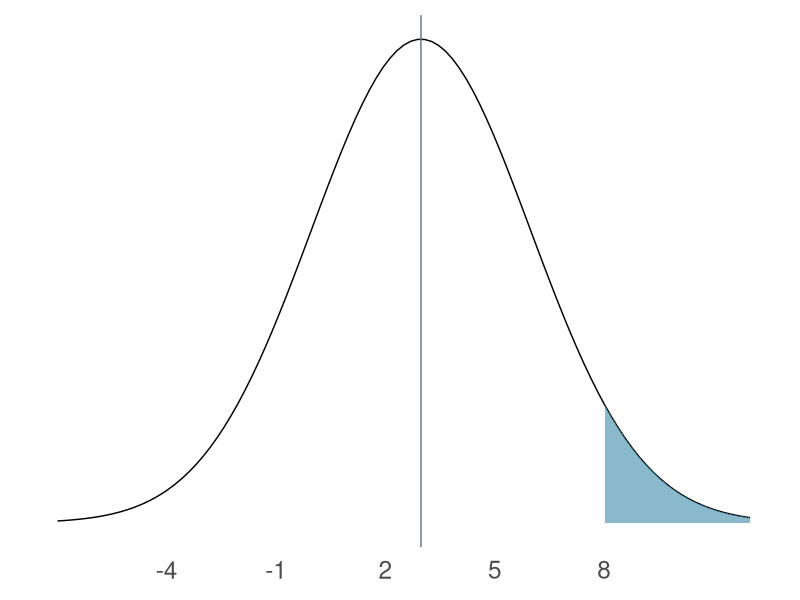
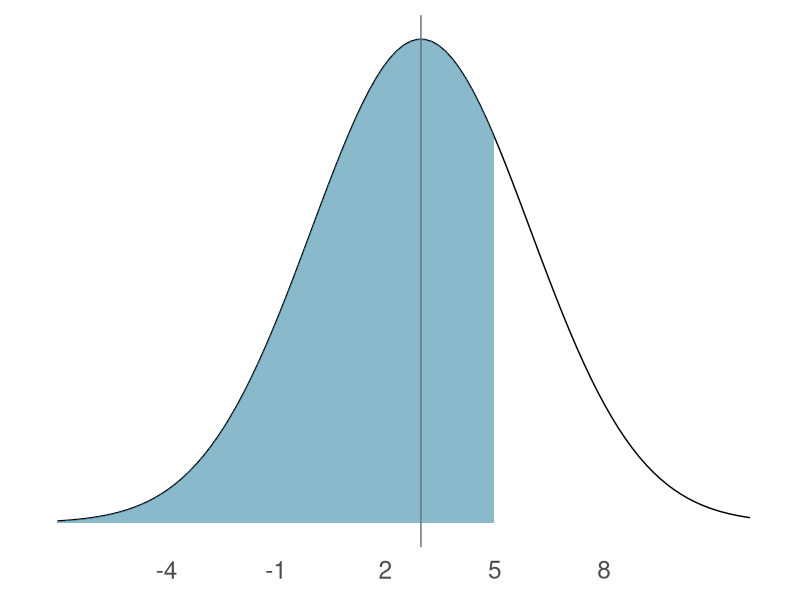
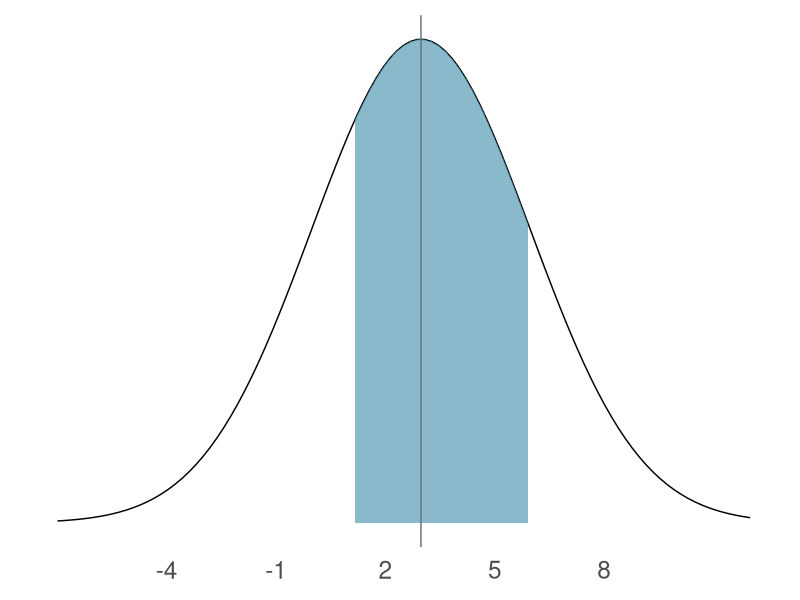
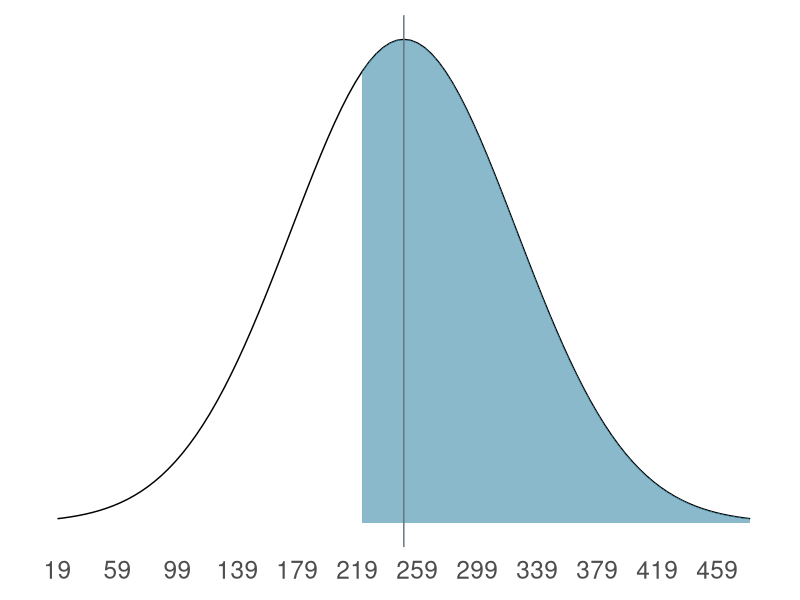
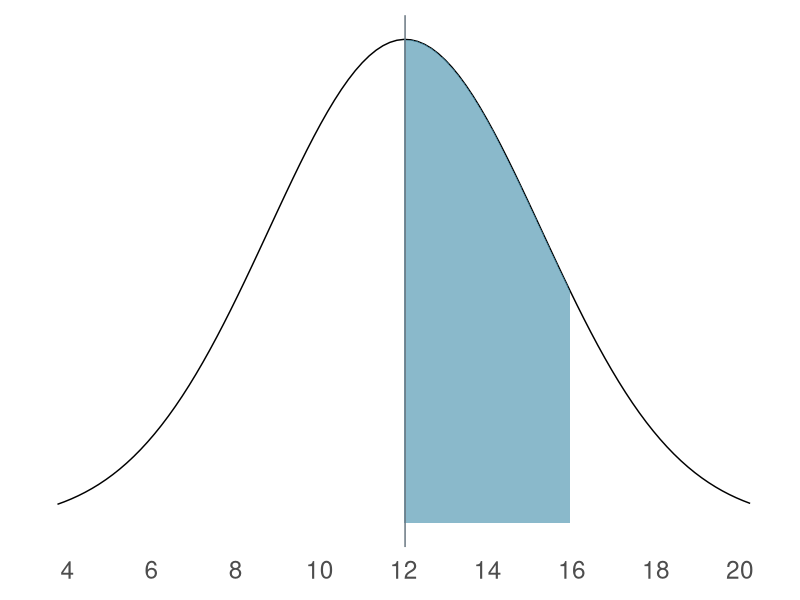
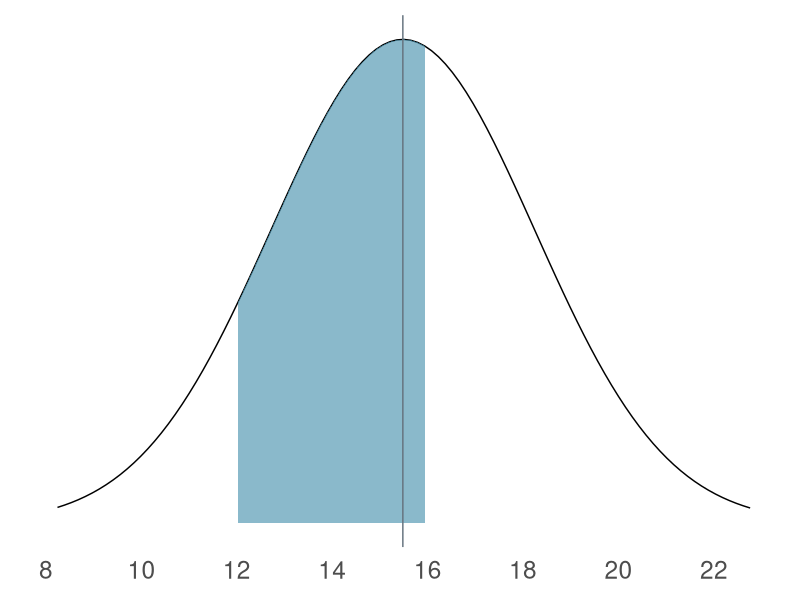
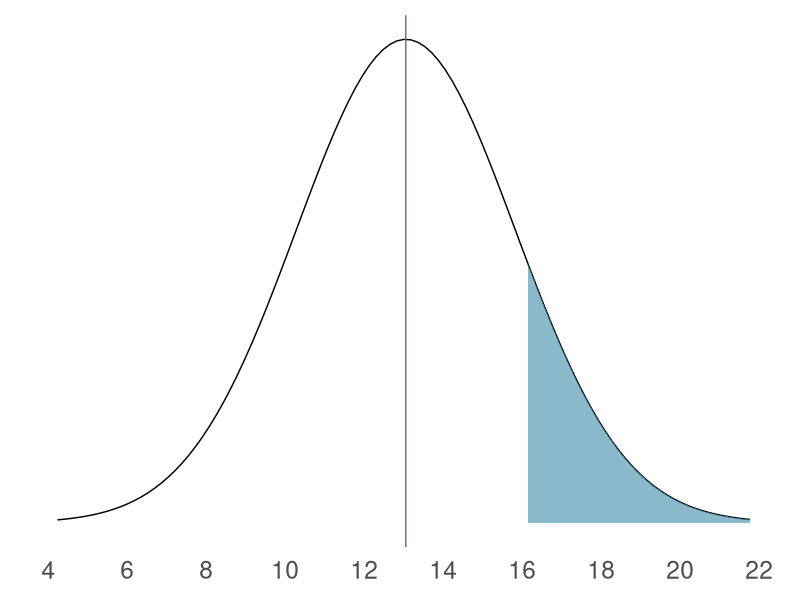
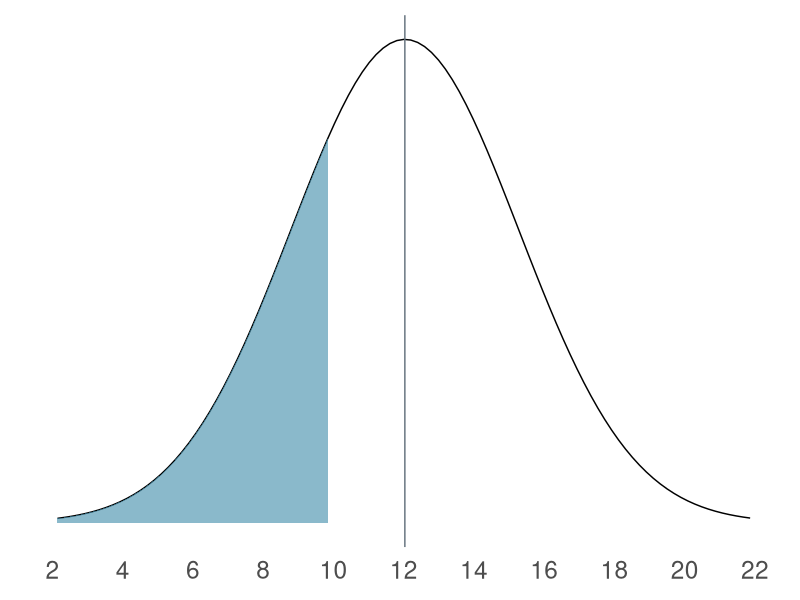

Generate these figures, in order, with R:
## ---- chunk 1
library(tidyverse)
library(knitr)
library(kableExtra)
library(fontawesome)
library(here)
library(patchwork)
## ---- chunk 2
book <- tibble(
  
  chapter <- c("7"),
  
  exercises <- c("1, 2, 3, 4, 5, 6, 7, 8, 9"),
  
  problems <- c("Social Statistics for a Diverse Society"),
  
  pages <- c("174-178"),
  
  .name_repair = "minimal"
  
)
## ---- chunk 3
book %>%
  kbl(col.names = c("Chapter", "Problems", "Source", "Pages"), 
      "html", 
      escape = FALSE,
      align = 'clll') %>%
  column_spec(1, 
              bold = TRUE)
## ---- chunk 4
shading_geq <- function(x, lower_bound) {
  y = dnorm(x, mean = m, sd = stdev)
  y[x < lower_bound] <- NA
  return(y)
}

shading_leq <- function(x, upper_bound) {
  y = dnorm(x, mean = m, sd = stdev)
  y[x > upper_bound] <- NA
  return(y)
}

shading_beq <- function(x, lower_bound, upper_bound) {
  y = dnorm(x, mean = m, sd = stdev)
  y[x < lower_bound | x > upper_bound] <- NA
  return(y)
}

shading_neq <- function(x, lower_bound, upper_bound) {
  y = dnorm(x, mean = m, sd = stdev)
  y[x > lower_bound | x < upper_bound] <- NA
  return(y)
}
## ---- chunk 5
m = 2.97
n = 1014
stdev = 3.00
## ---- chunk 6
f <- function(x) n*x*pnorm(x)^(n-1)*dnorm(x) 
num <- integrate(f,-Inf,Inf) 
ci <- 2 * num$value

lb <- m - ci
ub <- m + ci

ll <- round(lb)
ul <- round(ub)
## ---- chunk 7
test_point = 8

ggplot(data.frame(x = c(lb, ub)), aes(x = x)) + 
  stat_function(fun = dnorm, 
                args = list(mean = m, sd = stdev)) + 
  stat_function(fun = shading_geq, 
                args = list(lower_bound = test_point), 
                geom = "area", fill = "#3d8ba9", 
                alpha = 0.6,
                linetype = 2) +
  scale_x_continuous(breaks = seq(ll, ul, stdev),
                     limits = c(ll - stdev, ul + stdev)) + 
  geom_vline(xintercept = m, color = "#65737e") +
  theme_minimal(base_size = 22) +
  theme(panel.border = element_blank(), 
        panel.grid.major = element_blank(),
        panel.grid.minor = element_blank(),
        axis.title=element_blank(),
        axis.text.y=element_blank(),
        axis.ticks.y=element_blank()
        )
## ---- chunk 8
test_point = 5

ggplot(data.frame(x = c(lb, ub)), aes(x = x)) + 
  stat_function(fun = dnorm, args = list(mean = m, sd = stdev)) + 
  stat_function(fun = shading_leq, args = list(upper_bound = test_point), 
                geom = "area", fill = "#3d8ba9", alpha = 0.6) +
  scale_x_continuous(breaks = seq(ll, ul, stdev),
                     limits = c(ll - stdev, ul + stdev)) + 
  geom_vline(xintercept = m, color = "#65737e") +
  theme_minimal(base_size = 22) +
  theme(panel.border = element_blank(), 
        panel.grid.major = element_blank(),
        panel.grid.minor = element_blank(),
        axis.title=element_blank(),
        axis.text.y=element_blank(),
        axis.ticks.y=element_blank()
        )
## ---- chunk 9
minimum = 1
maximum = 6

ggplot(data.frame(x = c(lb, ub)), aes(x = x)) + 
  stat_function(fun = dnorm, args = list(mean = m, sd = stdev)) + 
  stat_function(fun = shading_beq, args = list(lower_bound = minimum,
                                               upper_bound = maximum), 
                geom = "area", fill = "#3d8ba9", alpha = 0.6) +
  scale_x_continuous(breaks = seq(ll, ul, stdev),
                     limits = c(ll - stdev, ul + stdev)) + 
  geom_vline(xintercept = m, color = "#65737e") +
  theme_minimal(base_size = 22) +
  theme(panel.border = element_blank(), 
        panel.grid.major = element_blank(),
        panel.grid.minor = element_blank(),
        axis.title=element_blank(),
        axis.text.y=element_blank(),
        axis.ticks.y=element_blank()
        )
## ---- chunk 10
m = 250
n = 220
stdev = 75
## ---- chunk 11
f <- function(x) n*x*pnorm(x)^(n-1)*dnorm(x) 
num <- integrate(f,-Inf,Inf) 
ci <- 2 * num$value

lb <- m - ci
ub <- m + ci

ll <- round(lb)
ul <- round(ub)
## ---- chunk 12
test_point = 220

ggplot(data.frame(x = c(lb, ub)), aes(x = x)) + 
  stat_function(fun = dnorm, 
                args = list(mean = m, sd = stdev)) + 
  stat_function(fun = shading_geq, 
                args = list(lower_bound = test_point), 
                geom = "area", fill = "#3d8ba9", 
                alpha = 0.6,
                linetype = 2) +
  scale_x_continuous(breaks = seq(ll-round(3*stdev), ul+round(3*stdev), 40),
                     limits = c(ll -3*stdev, ul + 3*stdev)) + 
  geom_vline(xintercept = m, color = "#65737e") +
  theme_minimal(base_size = 22) +
  theme(panel.border = element_blank(), 
        panel.grid.major = element_blank(),
        panel.grid.minor = element_blank(),
        axis.title=element_blank(),
        axis.text.y=element_blank(),
        axis.ticks.y=element_blank()
        )
## ---- chunk 13
m = 12.03
n = 136
stdev = 3.24

f <- function(x) n*x*pnorm(x)^(n-1)*dnorm(x) 
num <- integrate(f,-Inf,Inf) 
ci <- 2 * num$value

lb <- m - ci
ub <- m + ci

ll <- round(lb)
ul <- round(ub)

minimum = 12
maximum = 16

ggplot(data.frame(x = c(lb, ub)), aes(x = x)) + 
  stat_function(fun = dnorm, args = list(mean = m, sd = stdev)) + 
  stat_function(fun = shading_beq, args = list(lower_bound = minimum,
                                               upper_bound = maximum), 
                geom = "area", fill = "#3d8ba9", alpha = 0.6) +
  scale_x_continuous(breaks = seq(ll-round(stdev), ul+round(stdev), 2),
                     limits = c(ll - stdev, ul + stdev)) + 
  geom_vline(xintercept = m, color = "#65737e") +
  theme_minimal(base_size = 22) +
  theme(panel.border = element_blank(), 
        panel.grid.major = element_blank(),
        panel.grid.minor = element_blank(),
        axis.title=element_blank(),
        axis.text.y=element_blank(),
        axis.ticks.y=element_blank()
        )
## ---- chunk 14
m = 15.48
n = 56
stdev = 2.76

f <- function(x) n*x*pnorm(x)^(n-1)*dnorm(x) 
num <- integrate(f,-Inf,Inf) 
ci <- 2 * num$value

lb <- m - ci
ub <- m + ci

ll <- round(lb)
ul <- round(ub)

minimum = 12
maximum = 16

ggplot(data.frame(x = c(lb, ub)), aes(x = x)) + 
  stat_function(fun = dnorm, args = list(mean = m, sd = stdev)) + 
  stat_function(fun = shading_beq, args = list(lower_bound = minimum,
                                               upper_bound = maximum), 
                geom = "area", fill = "#3d8ba9", alpha = 0.6) +
  scale_x_continuous(breaks = seq(ll-round(stdev), ul+round(stdev), 2),
                     limits = c(ll - stdev, ul + stdev)) + 
  geom_vline(xintercept = m, color = "#65737e") +
  theme_minimal(base_size = 22) +
  theme(panel.border = element_blank(), 
        panel.grid.major = element_blank(),
        panel.grid.minor = element_blank(),
        axis.title=element_blank(),
        axis.text.y=element_blank(),
        axis.ticks.y=element_blank()
        )
## ---- chunk 15
m = 13.05
n = 636
stdev = 2.77

f <- function(x) n*x*pnorm(x)^(n-1)*dnorm(x) 
num <- integrate(f,-Inf,Inf) 
ci <- 2 * num$value

lb <- m - ci
ub <- m + ci

ll <- round(lb)
ul <- round(ub)

test_point = 16

ggplot(data.frame(x = c(lb, ub)), aes(x = x)) + 
  stat_function(fun = dnorm, 
                args = list(mean = m, sd = stdev)) + 
  stat_function(fun = shading_geq, 
                args = list(lower_bound = test_point), 
                geom = "area", fill = "#3d8ba9", 
                alpha = 0.6,
                linetype = 2) +
  scale_x_continuous(breaks = seq(ll-round(stdev), ul+round(stdev), 2),
                     limits = c(ll - stdev, ul + stdev)) + 
  geom_vline(xintercept = m, color = "#65737e") +
  theme_minimal(base_size = 22) +
  theme(panel.border = element_blank(), 
        panel.grid.major = element_blank(),
        panel.grid.minor = element_blank(),
        axis.title=element_blank(),
        axis.text.y=element_blank(),
        axis.ticks.y=element_blank()
        )
## ---- chunk 16
m = 12.03
n = 136
stdev = 3.24

f <- function(x) n*x*pnorm(x)^(n-1)*dnorm(x) 
num <- integrate(f,-Inf,Inf) 
ci <- 2 * num$value

lb <- m - ci
ub <- m + ci

ll <- round(lb)
ul <- round(ub)

test_point = 10

ggplot(data.frame(x = c(lb, ub)), aes(x = x)) + 
  stat_function(fun = dnorm, 
                args = list(mean = m, sd = stdev)) + 
  stat_function(fun = shading_leq, 
                args = list(upper_bound = test_point), 
                geom = "area", fill = "#3d8ba9", 
                alpha = 0.6,
                linetype = 2) +
  scale_x_continuous(breaks = seq(ll-round(1.5*stdev), ul+round(1.5*stdev), 2),
                     limits = c(ll - 1.5*stdev, ul + 1.5*stdev)) + 
  geom_vline(xintercept = m, color = "#65737e") +
  theme_minimal(base_size = 22) +
  theme(panel.border = element_blank(), 
        panel.grid.major = element_blank(),
        panel.grid.minor = element_blank(),
        axis.title=element_blank(),
        axis.text.y=element_blank(),
        axis.ticks.y=element_blank()
        )
## ---- chunk 17
m = 536
n = 2136539
stdev = 102
## ---- chunk 18
f <- function(x) n*x*pnorm(x)^(n-1)*dnorm(x) 
num <- integrate(f,-Inf,Inf) 
ci <- 2 * num$value

lb <- m - ci
ub <- m + ci

ll <- round(lb)
ul <- round(ub)
## ---- chunk 19
test_point = 625

ggplot(data.frame(x = c(lb, ub)), aes(x = x)) + 
  stat_function(fun = dnorm, 
                args = list(mean = m, sd = stdev)) + 
  stat_function(fun = shading_geq, 
                args = list(lower_bound = test_point), 
                geom = "area", fill = "#3d8ba9", 
                alpha = 0.6,
                linetype = 2) +
  scale_x_continuous(breaks = seq(ll-round(3*stdev), ul+round(3*stdev), 100),
                     limits = c(ll - 3*stdev, ul + 3*stdev)) + 
  geom_vline(xintercept = m, color = "#65737e") +
  theme_minimal(base_size = 22) +
  theme(panel.border = element_blank(), 
        panel.grid.major = element_blank(),
        panel.grid.minor = element_blank(),
        axis.title=element_blank(),
        axis.text.y=element_blank(),
        axis.ticks.y=element_blank()
        )
## ---- chunk 20
minimum = 400
maximum = 625

ggplot(data.frame(x = c(lb, ub)), aes(x = x)) + 
  stat_function(fun = dnorm, 
                args = list(mean = m, sd = stdev)) + 
 stat_function(fun = shading_beq, args = list(lower_bound = minimum,
                                              upper_bound = maximum), 
               geom = "area", 
               fill = "#3d8ba9", 
               alpha = 0.6,
               linetype = 2) +
  scale_x_continuous(breaks = seq(ll-round(3*stdev), ul+round(3*stdev), 100),
                     limits = c(ll - 3*stdev, ul + 3*stdev)) + 
  geom_vline(xintercept = m, color = "#65737e") +
  theme_minimal(base_size = 22) +
  theme(panel.border = element_blank(), 
        panel.grid.major = element_blank(),
        panel.grid.minor = element_blank(),
        axis.title=element_blank(),
        axis.text.y=element_blank(),
        axis.ticks.y=element_blank()
        )
## ---- chunk 21
m = 100
n = 1000000
stdev = 15
## ---- chunk 22
f <- function(x) n*x*pnorm(x)^(n-1)*dnorm(x) 
num <- integrate(f,-Inf,Inf) 
ci <- 2 * num$value

lb <- m - ci
ub <- m + ci

ll <- round(lb)
ul <- round(ub)
## ---- chunk 23
test_point = 150

ggplot(data.frame(x = c(lb, ub)), aes(x = x)) + 
  stat_function(fun = dnorm, 
                args = list(mean = m, sd = stdev)) + 
  stat_function(fun = shading_geq, 
                args = list(lower_bound = test_point), 
                geom = "area", fill = "#3d8ba9", 
                alpha = 0.8,
                linetype = 2) +
  scale_x_continuous(breaks = seq(ll-round(3*stdev), ul+round(3*stdev), 20),
                     limits = c(ll - 3.1*stdev, ul + 3.1*stdev)) + 
  geom_vline(xintercept = m, color = "#65737e") +
  theme_minimal(base_size = 22) +
  theme(panel.border = element_blank(), 
        panel.grid.major = element_blank(),
        panel.grid.minor = element_blank(),
        axis.title=element_blank(),
        axis.text.y=element_blank(),
        axis.ticks.y=element_blank()
        )
## ---- chunk 24
minimum = 85
maximum = 150

ggplot(data.frame(x = c(lb, ub)), aes(x = x)) + 
  stat_function(fun = dnorm, args = list(mean = m, sd = stdev)) + 
  stat_function(fun = shading_beq, args = list(lower_bound = minimum,
                                               upper_bound = maximum), 
                geom = "area", fill = "#3d8ba9", alpha = 0.6) +
  scale_x_continuous(seq(ll-round(3*stdev), ul+round(3*stdev), 20),
                      limits = c(ll - 3.1*stdev, ul + 3.1*stdev)) + 
  geom_vline(xintercept = m, color = "#65737e") +
  theme_minimal(base_size = 22) +
  theme(panel.border = element_blank(), 
        panel.grid.major = element_blank(),
        panel.grid.minor = element_blank(),
        axis.title=element_blank(),
        axis.text.y=element_blank(),
        axis.ticks.y=element_blank()
        )
## ---- chunk 25
m = 531
n = 2136539
stdev = 114
## ---- chunk 26
f <- function(x) n*x*pnorm(x)^(n-1)*dnorm(x) 
num <- integrate(f,-Inf,Inf) 
ci <- 2 * num$value

lb <- m - ci
ub <- m + ci

ll <- round(lb)
ul <- round(ub)
## ---- chunk 27
test_point = 400

ggplot(data.frame(x = c(lb, ub)), aes(x = x)) + 
  stat_function(fun = dnorm, 
                args = list(mean = m, sd = stdev)) + 
  stat_function(fun = shading_leq, 
                args = list(upper_bound = test_point), 
                geom = "area", fill = "#3d8ba9", 
                alpha = 0.6,
                linetype = 2) +
  scale_x_continuous(breaks = seq(ll-round(3*stdev), ul+round(3*stdev), 100),
                     limits = c(ll - 3*stdev, ul + 3*stdev)) + 
  geom_vline(xintercept = m, color = "#65737e") +
  theme_minimal(base_size = 22) +
  theme(panel.border = element_blank(), 
        panel.grid.major = element_blank(),
        panel.grid.minor = element_blank(),
        axis.title=element_blank(),
        axis.text.y=element_blank(),
        axis.ticks.y=element_blank()
        )
## ---- chunk 28
minimum = 600
maximum = 700

ggplot(data.frame(x = c(lb, ub)), aes(x = x)) + 
  stat_function(fun = dnorm, 
                args = list(mean = m, sd = stdev)) + 
 stat_function(fun = shading_beq, args = list(lower_bound = minimum,
                                              upper_bound = maximum), 
               geom = "area", 
               fill = "#3d8ba9", 
               alpha = 0.6,
               linetype = 2) +
  scale_x_continuous(breaks = seq(ll-round(3*stdev), ul+round(3*stdev), 100),
                     limits = c(ll - 3*stdev, ul + 3*stdev)) + 
  geom_vline(xintercept = m, color = "#65737e") +
  theme_minimal(base_size = 22) +
  theme(panel.border = element_blank(), 
        panel.grid.major = element_blank(),
        panel.grid.minor = element_blank(),
        axis.title=element_blank(),
        axis.text.y=element_blank(),
        axis.ticks.y=element_blank()
        )
## ---- chunk 29
test_point = 725

ggplot(data.frame(x = c(lb, ub)), aes(x = x)) + 
  stat_function(fun = dnorm, 
                args = list(mean = m, sd = stdev)) + 
  stat_function(fun = shading_geq, 
                args = list(lower_bound = test_point), 
                geom = "area", fill = "#3d8ba9", 
                alpha = 0.8,
                linetype = 2) +
  scale_x_continuous(breaks = seq(ll-round(3*stdev), ul+round(3*stdev), 100),
                     limits = c(ll - 3.1*stdev, ul + 3.1*stdev)) + 
  geom_vline(xintercept = m, color = "#65737e") +
  theme_minimal(base_size = 22) +
  theme(panel.border = element_blank(), 
        panel.grid.major = element_blank(),
        panel.grid.minor = element_blank(),
        axis.title=element_blank(),
        axis.text.y=element_blank(),
        axis.ticks.y=element_blank()
        )
## ---- chunk 30
m = 983
n = 1000
stdev = 33
## ---- chunk 31
f <- function(x) n*x*pnorm(x)^(n-1)*dnorm(x) 
num <- integrate(f,-Inf,Inf) 
ci <- 2 * num$value

lb <- m - ci
ub <- m + ci

ll <- round(lb)
ul <- round(ub)
## ---- chunk 32
test_point = 990

ggplot(data.frame(x = c(lb, ub)), aes(x = x)) + 
  stat_function(fun = dnorm, 
                args = list(mean = m, sd = stdev)) + 
  stat_function(fun = shading_geq, 
                args = list(lower_bound = test_point), 
                geom = "area", fill = "#3d8ba9", 
                alpha = 0.8,
                linetype = 2) +
  scale_x_continuous(breaks = seq(ll-round(3*stdev), ul+round(3*stdev), 20),
                     limits = c(ll - 3.1*stdev, ul + 3.1*stdev)) + 
  geom_vline(xintercept = m, color = "#65737e") +
  theme_minimal(base_size = 22) +
  theme(panel.border = element_blank(), 
        panel.grid.major = element_blank(),
        panel.grid.minor = element_blank(),
        axis.title=element_blank(),
        axis.text.y=element_blank(),
        axis.ticks.y=element_blank()
        )
## ---- chunk 33
m = 983
n = 1000
stdev = 33

f <- function(x) n*x*pnorm(x)^(n-1)*dnorm(x) 
num <- integrate(f,-Inf,Inf) 
ci <- 2 * num$value

lb <- m - ci
ub <- m + ci

ll <- round(lb)
ul <- round(ub)

test_point = 971

ggplot(data.frame(x = c(lb, ub)), aes(x = x)) + 
  stat_function(fun = dnorm, 
                args = list(mean = m, sd = stdev)) + 
  stat_function(fun = shading_geq, 
                args = list(lower_bound = test_point), 
                geom = "area", fill = "#3d8ba9", 
                alpha = 0.8,
                linetype = 2) +
  scale_x_continuous(breaks = seq(ll-round(3*stdev), ul+round(3*stdev), 40),
                     limits = c(ll - 3.1*stdev, ul + 3.1*stdev)) + 
  geom_vline(xintercept = m, color = "#65737e") +
  theme_minimal(base_size = 22) +
  theme(panel.border = element_blank(), 
        panel.grid.major = element_blank(),
        panel.grid.minor = element_blank(),
        axis.title=element_blank(),
        axis.text.y=element_blank(),
        axis.ticks.y=element_blank()
        )
## ---- chunk 34
m = 976
n = 1000
stdev = 34.9

f <- function(x) n*x*pnorm(x)^(n-1)*dnorm(x) 
num <- integrate(f,-Inf,Inf) 
ci <- 2 * num$value

lb <- m - ci
ub <- m + ci

ll <- round(lb)
ul <- round(ub)

test_point = 958

ggplot(data.frame(x = c(lb, ub)), aes(x = x)) + 
  stat_function(fun = dnorm, 
                args = list(mean = m, sd = stdev)) + 
  stat_function(fun = shading_geq, 
                args = list(lower_bound = test_point), 
                geom = "area", fill = "#3d8ba9", 
                alpha = 0.8,
                linetype = 2) +
  scale_x_continuous(breaks = seq(ll-round(3*stdev), ul+round(3*stdev), 40),
                     limits = c(ll - 3.1*stdev, ul + 3.1*stdev)) + 
  geom_vline(xintercept = m, color = "#65737e") +
  theme_minimal(base_size = 22) +
  theme(panel.border = element_blank(), 
        panel.grid.major = element_blank(),
        panel.grid.minor = element_blank(),
        axis.title=element_blank(),
        axis.text.y=element_blank(),
        axis.ticks.y=element_blank()
        )
## ---- chunk 35
m = 983
n = 1000
stdev = 33

f <- function(x) n*x*pnorm(x)^(n-1)*dnorm(x) 
num <- integrate(f,-Inf,Inf) 
ci <- 2 * num$value

lb <- m - ci
ub <- m + ci

ll <- round(lb)
ul <- round(ub)

test_point = 987

ggplot(data.frame(x = c(lb, ub)), aes(x = x)) + 
  stat_function(fun = dnorm, 
                args = list(mean = m, sd = stdev)) + 
  stat_function(fun = shading_geq, 
                args = list(lower_bound = test_point), 
                geom = "area", fill = "#3d8ba9", 
                alpha = 0.8,
                linetype = 2) +
  scale_x_continuous(breaks = seq(ll-round(3*stdev), ul+round(3*stdev), 40),
                     limits = c(ll - 3.1*stdev, ul + 3.1*stdev)) + 
  geom_vline(xintercept = m, color = "#65737e") +
  theme_minimal(base_size = 22) +
  theme(panel.border = element_blank(), 
        panel.grid.major = element_blank(),
        panel.grid.minor = element_blank(),
        axis.title=element_blank(),
        axis.text.y=element_blank(),
        axis.ticks.y=element_blank()
        )
## ---- chunk 36
m = 976
n = 1000
stdev = 34.9

f <- function(x) n*x*pnorm(x)^(n-1)*dnorm(x) 
num <- integrate(f,-Inf,Inf) 
ci <- 2 * num$value

lb <- m - ci
ub <- m + ci

ll <- round(lb)
ul <- round(ub)

test_point = 970

ggplot(data.frame(x = c(lb, ub)), aes(x = x)) + 
  stat_function(fun = dnorm, 
                args = list(mean = m, sd = stdev)) + 
  stat_function(fun = shading_geq, 
                args = list(lower_bound = test_point), 
                geom = "area", fill = "#3d8ba9", 
                alpha = 0.8,
                linetype = 2) +
  scale_x_continuous(breaks = seq(ll-round(3*stdev), ul+round(3*stdev), 40),
                     limits = c(ll - 3.1*stdev, ul + 3.1*stdev)) + 
  geom_vline(xintercept = m, color = "#65737e") +
  theme_minimal(base_size = 22) +
  theme(panel.border = element_blank(), 
        panel.grid.major = element_blank(),
        panel.grid.minor = element_blank(),
        axis.title=element_blank(),
        axis.text.y=element_blank(),
        axis.ticks.y=element_blank()
        )
## ---- chunk 37
m = 976
n = 1000
stdev = 34.9

f <- function(x) n*x*pnorm(x)^(n-1)*dnorm(x) 
num <- integrate(f,-Inf,Inf) 
ci <- 2 * num$value

lb <- m - ci
ub <- m + ci

ll <- round(lb)
ul <- round(ub)

test_point = 970

ggplot(data.frame(x = c(lb, ub)), aes(x = x)) + 
  stat_function(fun = dnorm, 
                args = list(mean = m, sd = stdev)) + 
  stat_function(fun = shading_leq, 
                args = list(upper_bound = test_point), 
                geom = "area", fill = "#3d8ba9", 
                alpha = 0.8,
                linetype = 2) +
  scale_x_continuous(breaks = seq(ll-round(3*stdev), ul+round(3*stdev), 40),
                     limits = c(ll - 3.1*stdev, ul + 3.1*stdev)) + 
  geom_vline(xintercept = m, color = "#65737e") +
  theme_minimal(base_size = 22) +
  theme(panel.border = element_blank(), 
        panel.grid.major = element_blank(),
        panel.grid.minor = element_blank(),
        axis.title=element_blank(),
        axis.text.y=element_blank(),
        axis.ticks.y=element_blank()
        )
## ---- chunk 38
m = 983
n = 1000
stdev = 33

f <- function(x) n*x*pnorm(x)^(n-1)*dnorm(x) 
num <- integrate(f,-Inf,Inf) 
ci <- 2 * num$value

lb <- m - ci
ub <- m + ci

ll <- round(lb)
ul <- round(ub)

test_point = 971

ggplot(data.frame(x = c(lb, ub)), aes(x = x)) + 
  stat_function(fun = dnorm, 
                args = list(mean = m, sd = stdev)) + 
  stat_function(fun = shading_leq, 
                args = list(upper_bound = test_point), 
                geom = "area", fill = "#3d8ba9", 
                alpha = 0.8,
                linetype = 2) +
  scale_x_continuous(breaks = seq(ll-round(3*stdev), ul+round(3*stdev), 40),
                     limits = c(ll - 3.1*stdev, ul + 3.1*stdev)) + 
  geom_vline(xintercept = m, color = "#65737e") +
  theme_minimal(base_size = 22) +
  theme(panel.border = element_blank(), 
        panel.grid.major = element_blank(),
        panel.grid.minor = element_blank(),
        axis.title=element_blank(),
        axis.text.y=element_blank(),
        axis.ticks.y=element_blank()
        )
